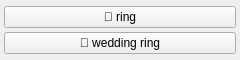
<?xml version="1.0" encoding="UTF-8"?>
<ui version="4.0">
 <class>clothes_ring_menu</class>
 <widget class="QWidget" name="clothes_ring_menu">
  <property name="geometry">
   <rect><x>0</x><y>0</y><width>240</width><height>60</height></rect>
  </property>
  <layout class="QGridLayout" name="grid">
   <property name="leftMargin"><number>4</number></property>
   <property name="topMargin"><number>4</number></property>
   <property name="rightMargin"><number>4</number></property>
   <property name="bottomMargin"><number>4</number></property>
   <property name="horizontalSpacing"><number>2</number></property>
   <property name="verticalSpacing"><number>2</number></property>
   <item row="0" column="0">
    <widget class="QPushButton" name="chk_ring">
     <property name="checkable"><bool>true</bool></property>
     <property name="text"><string>💍 ring</string></property>
     <property name="tags" stdset="0"><string>ring</string></property>
     <property name="group" stdset="0"><string>ring</string></property>
    </widget>
   </item>
   <item row="1" column="0">
    <widget class="QPushButton" name="chk_wedding_ring">
     <property name="checkable"><bool>true</bool></property>
     <property name="text"><string>💍 wedding ring</string></property>
     <property name="tags" stdset="0"><string>wedding ring</string></property>
     <property name="group" stdset="0"><string>ring</string></property>
    </widget>
   </item>
  </layout>
 </widget>
 <resources/>
 <connections/>
</ui>
